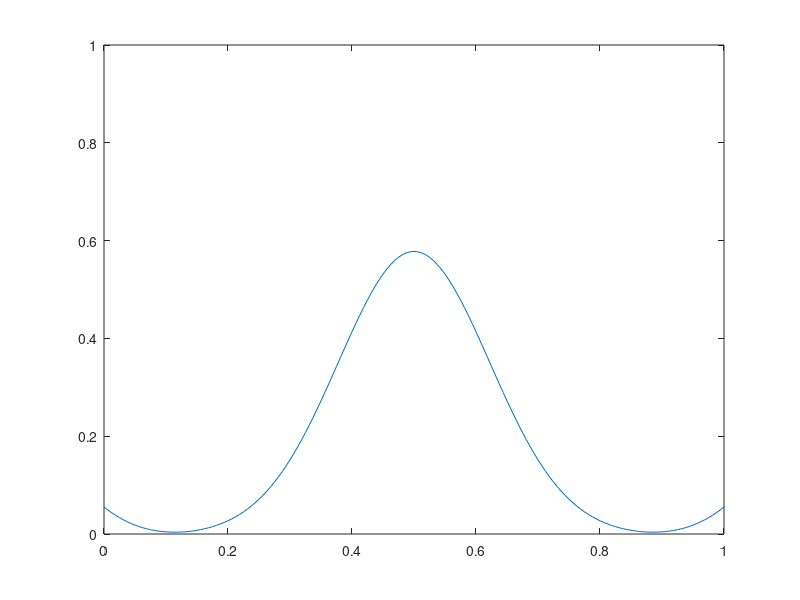

Recreate this plot in MATLAB.
%Neumann, Implicit, Matrix
clc
clear all
close all

%Parameters
dx = 0.00625;
dt = 0.0000195313;
D = 1;
f = @(x) exp(-100*(x-(1/2)).^2);

x0 = 0;
x1 = 1;

t0 = 0;
t1 = 0.005;

b0 = -1;
b1 = -1;

%x
x = x0:dx:x1;
N = length(x);
%time
time = t0:dt:t1;
T = length(time);

%Initial Condition
u = transpose(f(x));

%Boundary Condition
u(1) = b0;
u(end) = b1;

L1 = (D*dt)/(dx^2);
L3 = 1 + 2*L1;

%Construct A
C = zeros(N,N);
C(1,1) = L3;
C(1,2) = -2*L1;
C(end,end) = L3;
C(end,end-1) = -2*L1;
for i=2:N-1
    C(i,i) = L3;
    C(i,i-1) = -L1;
    C(i,i+1) = -L1;
end

%Construct b
c = zeros(N,1);
c(1) = -2*L1*dx*b0;
c(end) = -2*L1*dx*b1;

%Iterate across time
for t=1:T
    old = u;
    u = C\(old+c);
    
    %Plot
    figure(1);
    plot(x,u);
    axis([x0,x1,0,1])
    pause(0.001);
end

hold off